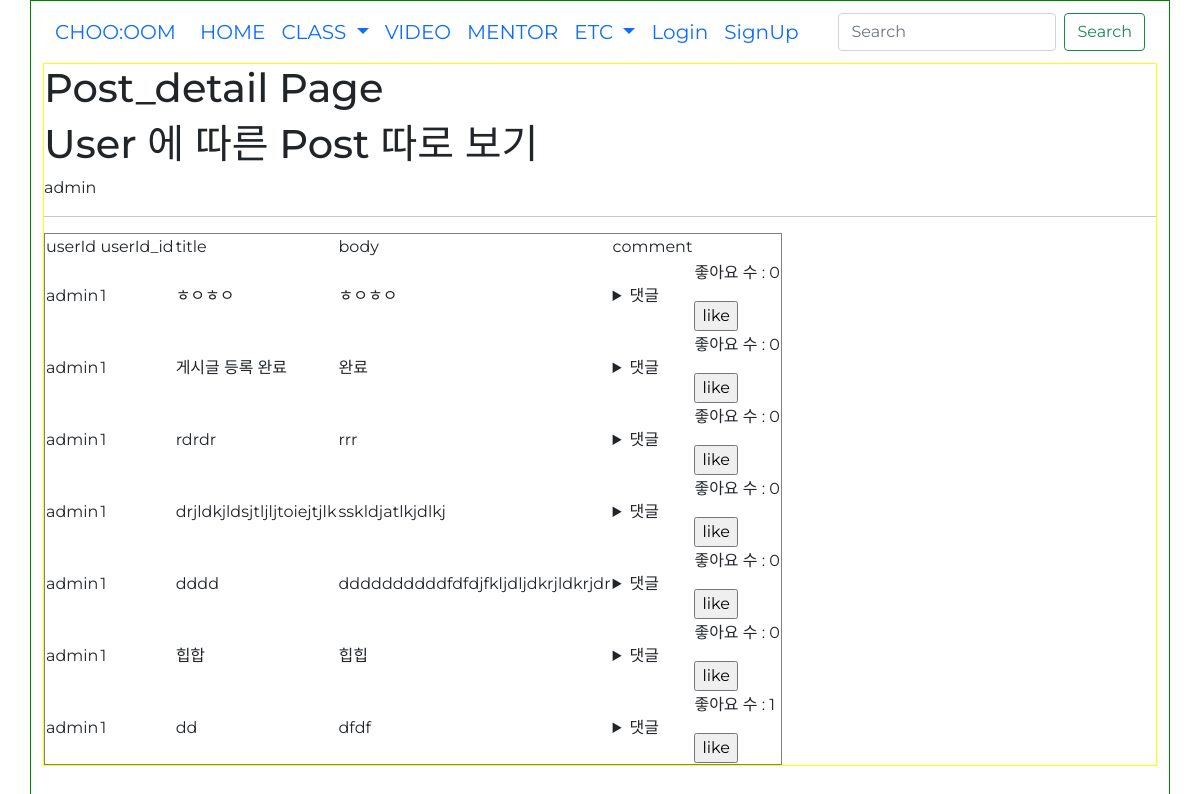
Page /post_detail/1 on the earlier database version.
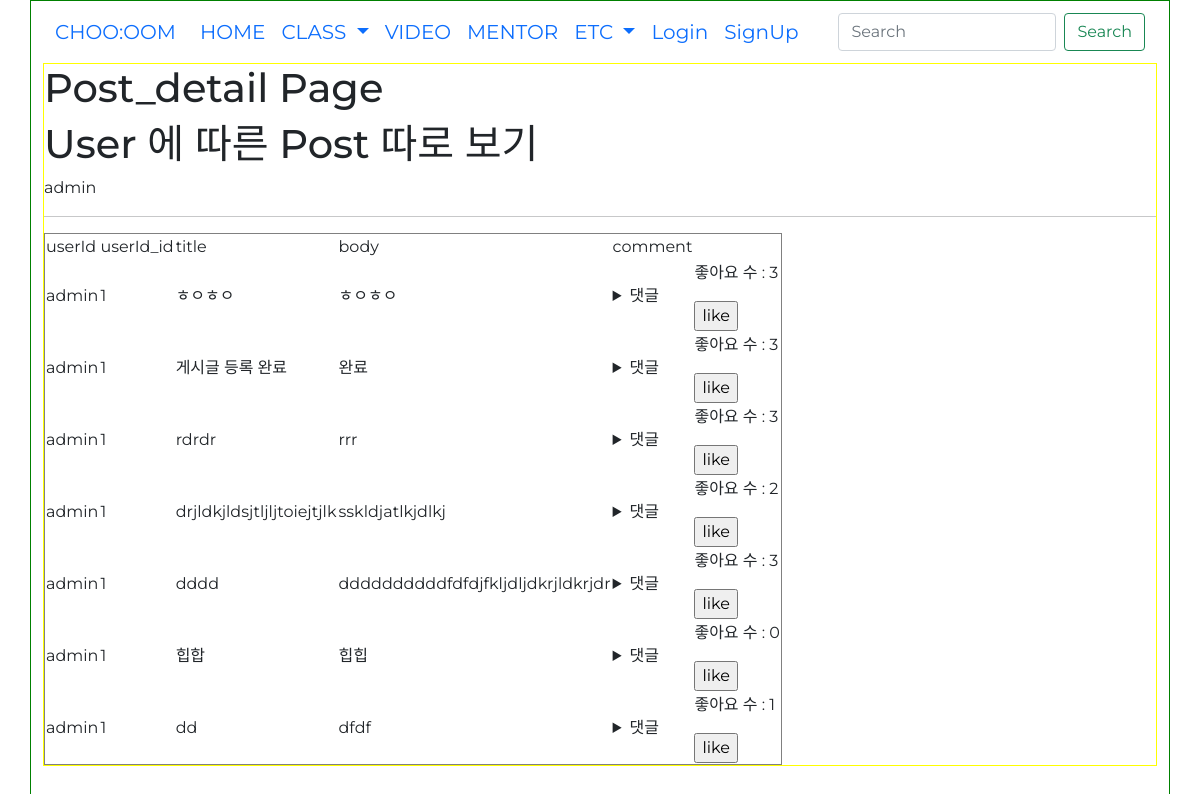
Same page on the later database version.
### danceapp/models.py (models this page shows, shortened)
class Post(models.Model):
    userId = models.ForeignKey(userProfile, on_delete=models.CASCADE) # 회원ID # User 모델의 pk를 가져옴
    title = models.CharField(max_length=200) # 제목
    body = models.TextField() # 게시물 설명
    uploadDate = models.DateTimeField(auto_now_add=True) # 처음 업로드 시간
    updateDate = models.DateTimeField(auto_now=True) # 수정 시간
    photo = models.ImageField(blank=True, null=True, upload_to='thumbnail') # 썸네일 # upload_to : static/blog_photo 로 저장해줘
    video = models.FileField(blank=True, null=True, upload_to='video') # 배포시에는 models.FilePathField()사용
    genreName = models.ForeignKey(Genre, null=True, on_delete=models.CASCADE) # 장르
    likes_user = models.ManyToManyField(userProfile, related_name='likes', blank=True) # 좋아요 누른 사람
    likes_count = models.PositiveIntegerField(default=0) # 좋아요 개수

### accounts/models.py (models this page shows)
class userProfile(AbstractUser):
    nickname = models.CharField(max_length=50, null=True, blank=True) # 실제 이름
    danceSkill = models.CharField(max_length=10 ,null=True, blank=True) # 상 중 하
    phoneNum = models.IntegerField(null=True, blank=True)
    gender = models.CharField(max_length=10 ,null=True, blank=True)
    createdAt = models.DateTimeField(auto_now_add=True)
    birth = models.DateField(null=True, blank=True)
    def __str__(self):
        return self.username

### danceapp/views.py (the view)
# urls.py: path('post_detail/<int:userId_id>', views.post_detail, name='post_detail'),
def post_detail(request, userId_id):
    posts = Post.objects.filter(userId=userId_id).order_by('-uploadDate')
    user = get_object_or_404(userProfile, pk=userId_id)
    comment_form = CommentForm()
    context = {
        'posts':posts,
        'comment_form':comment_form,
        'user':user,
    }
    return render(request, 'post_detail.html', context)

### danceapp/forms.py
class CommentForm(forms.ModelForm):
    class Meta:
        model = Comment
        fields = ['comment']
    def __init__(self, *args, **kwargs):
        super(CommentForm, self).__init__(*args, **kwargs)
        self.fields['comment'].widget.attrs = {
            'class': 'form-control',
            'placeholder': "댓글 입력",
            'rows':10
        }

### danceapp/models.py (called while the page is built)
    def __str__(self):
        return self.comment

### danceapp/templates/post_detail.html (shortened to what this page needs)
{% extends 'base.html' %}
{% block content %}
<h1>Post_detail Page</h1>
<h1>User 에 따른 Post 따로 보기</h1>
{{ user.username }}
<hr>
<table border="1">
    <tr>
        <td>userId</td>
        <td>userId_id</td>
        <td>title</td>
        <td>body</td>
        <td>comment</td>
    </tr>
    {% for post in posts %}
    <tr>
        <td>{{ post.userId }}</td>
        <td>{{ post.userId_id }}</td>
        <td>{{ post.title }}</td>
        <td>{{ post.body }}</td>
        <td>
            <details>
                <summary>댓글</summary>
                {% for comment in post.comment_set.all %}
                <br>
                {% endfor %}
            </details>
        </td>
        <td>
            <form action="{% url 'likes' post.id %}" method="POST">
                <p>
                    좋아요 수 : {{ post.likes_count }}
                </p>
                {% if request.user in post.likes_user.all %}
                <input type="submit" value="dislike">
                {% else %}
                <input type="submit" value="like">
                {% endif %}
            </form>
        </td>
    </tr>
    {% endfor %}
</table>
{% endblock %}

Differences in the rows shown:
changed Post "ㅎㅇㅎㅇ": likes_count "0" → "3"
changed Post "게시글 등록 완료": likes_count "0" → "3"
changed Post "rdrdr": likes_count "0" → "3"
changed Post "drjldkjldsjtljljtoiejtjlk": likes_count "0" → "2"
changed Post "dddd": likes_count "0" → "3"
